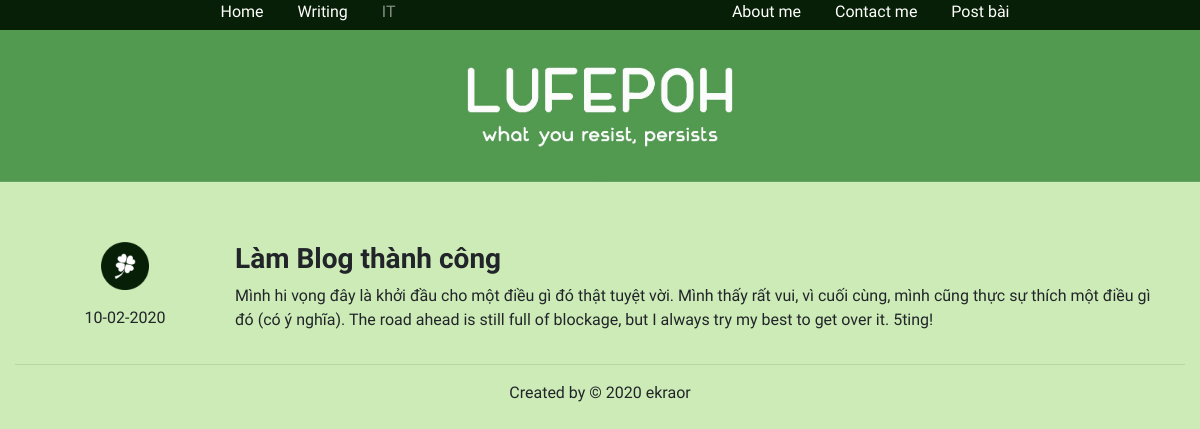
Screenshot of /blog/ with the database file from the repository.
### application/models.py (models this page shows, shortened)
class Post(db.Model):
    __tablename__ = 'posts'
    id = db.Column(db.Integer, primary_key=True)
    title = db.Column(db.String(100))
    date = db.Column(db.DateTime)
    feeling = db.Column(db.String(10))
    text = db.Column(db.Text)

### application/blog/views.py (the view)
@blog.route('/',methods=['GET','POST'])
def blog_page():
    post = Post.query.order_by(Post.id.desc()).first()
    image = 'images/' + post.feeling + '.png'
    return render_template('blog/blog_main_page.html', post = post, image = image)

### application/blog/__init__.py (called while the page is built)
@blog.app_context_processor
def inject_permissions():
    return dict(Permission=Permission)

### application/templates/blog/blog_main_page.html (shortened to what this page needs)
{%extends 'layout/master.html'%}
{%block head%}
    {{super()}}
{%endblock%}
{%block content%}
<img src="{{url_for('static',filename='images/banner.jpg')}}" class="img-fluid">
<div class="container" style="margin-top: 60px;">
    <div class="row">
        <div class="col-sm-2 text-center">
            <p>
                <img src="{{url_for('static',filename='images/'+post.feeling+'_icon.png')}}" class="img-fluid center">
            </p>
            <p>{{post.date.strftime("%d-%m-%Y")}}</p>
        </div>
        <div class="col-sm-10">
            <h3><b>{{post.title}}</b></h3>
            <p>{{post.text}}</p>
        </div>
    </div>
</div>
{%endblock%}

### application/templates/layout/master.html (shortened to what this page needs)
<!doctype html>
<html lang="en">
<head>
    {%block head%}
    <link rel="stylesheet" href="https://stackpath.bootstrapcdn.com/bootstrap/4.4.1/css/bootstrap.min.css"
>
    {%endblock%}
</head>
<body style="background-color: #CDEBB7; font-family: 'Dosis', sans-serif;">
    <nav style="background-color: #061F06; color: white; height: 30px;">
        <div class="container-fluid">
            <div class="first-link-group">
                <a href="{{url_for('main.index')}}">
                    Home
                </a>
                <a href="{{url_for('blog.blog_page')}}">
                    Writing
                </a>
                <a href="#" class="disabled" aria-disabled="true">
                    IT
                </a>
            </div>
            <div class="second-link-group">
                <a href="{{url_for('main.index')}}">
                    About me
                </a>
                <a href="{{url_for('main.contact')}}">
                    Contact me
                </a>
                <a href="{{url_for('blog.admin_post')}}">
                    Post bài
                </a>
            </div>
        </div>
    </nav>
    <div>
        {%block content%}
        {%endblock%}
    </div>
    <div class="container-fluid" id="footer">
        <div class="row" style = "margin-bottom: 20px;">
            <div class="col-sm-12">
                <hr>
            </div>
            <div class="col-sm-12 text-center">
               Created by © 2020 ekraor
            </div>
        </div>
    </div>
</body>
</html>

### application/templates/layout/master.html (style rules this page uses)
.first-link-group { position: relative; left: 15%; display: inline; }
.second-link-group { float: right; position: relative; right: 15%; }
nav a { display: inline; margin-left: 30px; }
nav a:link { color: white; text-decoration: none; }
.disabled { color: currentColor; cursor: not-allowed; opacity: 0.5; text-decoration: none; }

### application/templates/blog/blog_main_page.html (style rules this page uses)
.center { display: block; margin-left: auto; margin-right: auto; width: 30%; }

### rows the page displays
Post: feeling (picture), date "10-02-2020", title "Làm Blog thành công", text "Mình hi vọng đây là khởi đầu cho một điều gì đó thật tuyệt vời. Mình thấy rất vui, vì cuối cùng, mình cũng thực sự thích một điều gì đó (có ý nghĩa). The road ahead is still full of blockage, but I always try my best to get over it. 5ting!"
